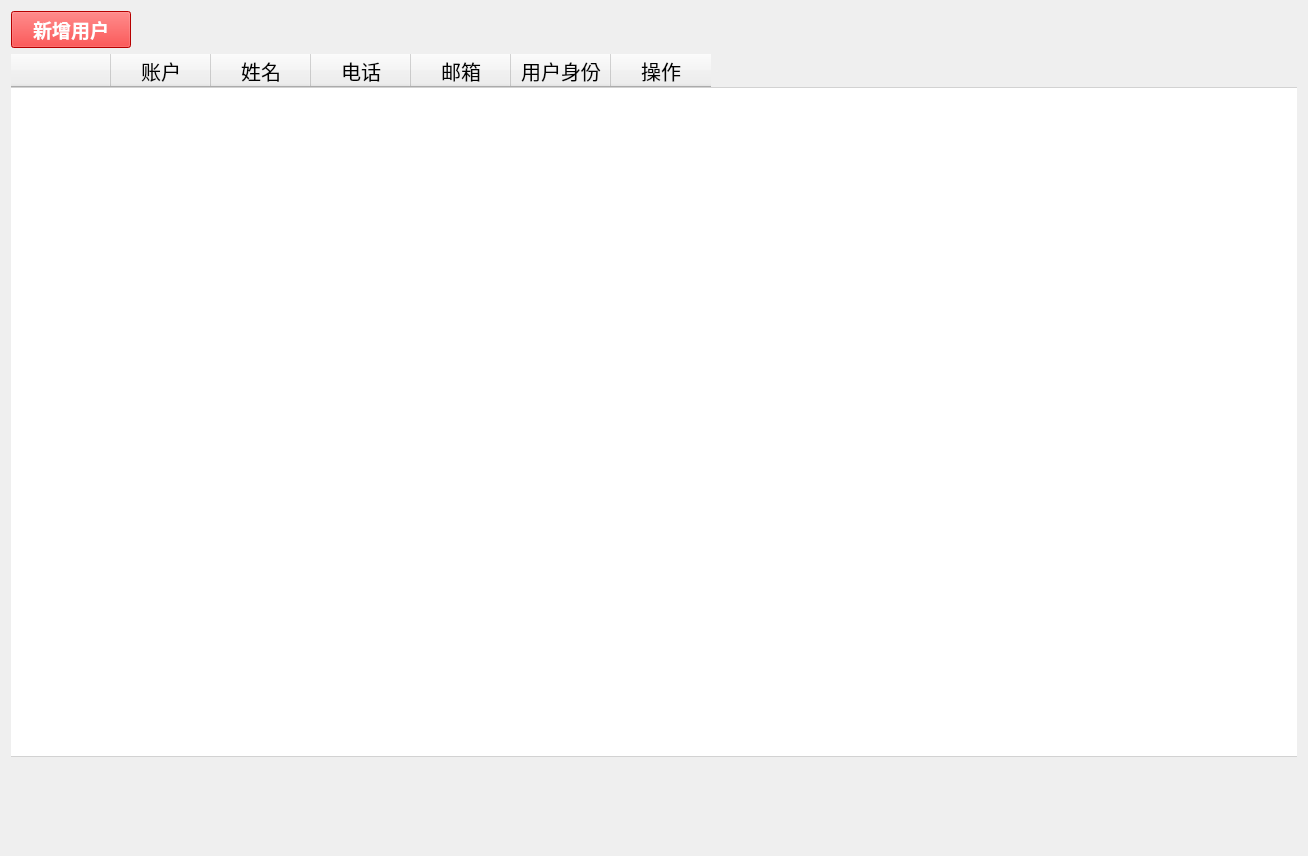
<?xml version="1.0" encoding="UTF-8"?>
<ui version="4.0">
 <class>Form</class>
 <widget class="QWidget" name="Form">
  <property name="geometry">
   <rect>
    <x>0</x>
    <y>0</y>
    <width>1308</width>
    <height>856</height>
   </rect>
  </property>
  <property name="windowTitle">
   <string>Form</string>
  </property>
  <layout class="QVBoxLayout" name="verticalLayout" stretch="1,8,1">
   <item>
    <layout class="QHBoxLayout" name="horizontalLayout" stretch="1,7">
     <item>
      <widget class="QPushButton" name="pushButton">
       <property name="maximumSize">
        <size>
         <width>120</width>
         <height>16777215</height>
        </size>
       </property>
       <property name="font">
        <font>
         <family>Arial Black</family>
         <pointsize>14</pointsize>
         <weight>75</weight>
         <bold>true</bold>
        </font>
       </property>
       <property name="styleSheet">
        <string notr="true">background-color: rgb(255, 0, 0);
color: rgb(255, 255, 255);</string>
       </property>
       <property name="text">
        <string>新增用户</string>
       </property>
      </widget>
     </item>
     <item>
      <spacer name="horizontalSpacer">
       <property name="orientation">
        <enum>Qt::Horizontal</enum>
       </property>
       <property name="sizeHint" stdset="0">
        <size>
         <width>40</width>
         <height>20</height>
        </size>
       </property>
      </spacer>
     </item>
    </layout>
   </item>
   <item>
    <widget class="QTableWidget" name="tableWidget">
     <property name="styleSheet">
      <string notr="true">font: 20px;border:none;border-bottom:1px solid rgb(210, 210, 210)</string>
     </property>
     <attribute name="verticalHeaderStretchLastSection">
      <bool>false</bool>
     </attribute>
     <column>
      <property name="text">
       <string/>
      </property>
     </column>
     <column>
      <property name="text">
       <string>账户</string>
      </property>
     </column>
     <column>
      <property name="text">
       <string>姓名</string>
      </property>
     </column>
     <column>
      <property name="text">
       <string>电话</string>
      </property>
     </column>
     <column>
      <property name="text">
       <string>邮箱</string>
      </property>
     </column>
     <column>
      <property name="text">
       <string>用户身份</string>
      </property>
     </column>
     <column>
      <property name="text">
       <string>操作</string>
      </property>
     </column>
    </widget>
   </item>
   <item>
    <spacer name="verticalSpacer">
     <property name="orientation">
      <enum>Qt::Vertical</enum>
     </property>
     <property name="sizeHint" stdset="0">
      <size>
       <width>20</width>
       <height>40</height>
      </size>
     </property>
    </spacer>
   </item>
  </layout>
 </widget>
 <resources/>
 <connections/>
</ui>
